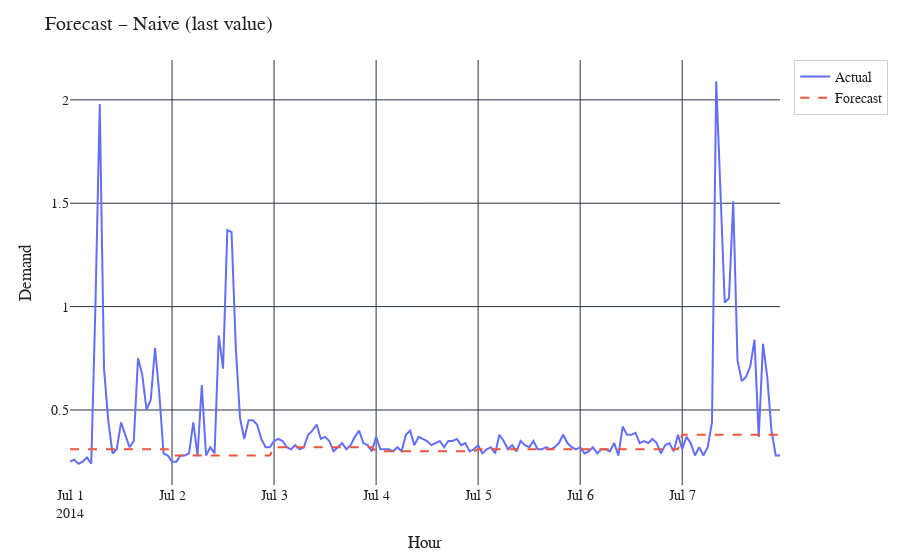
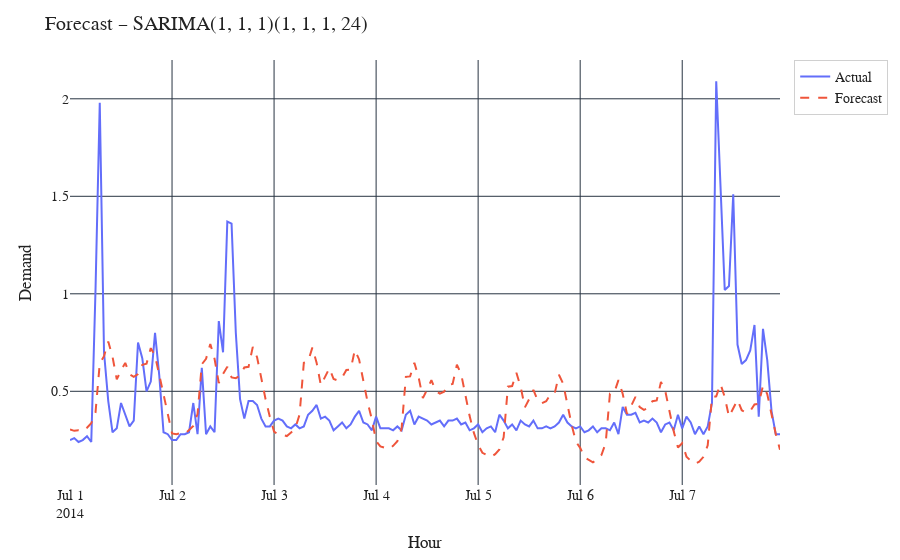
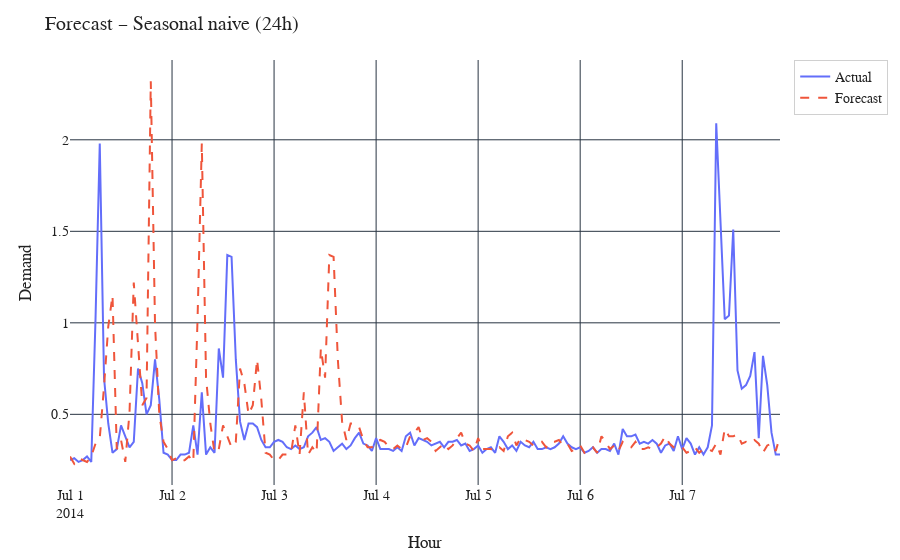
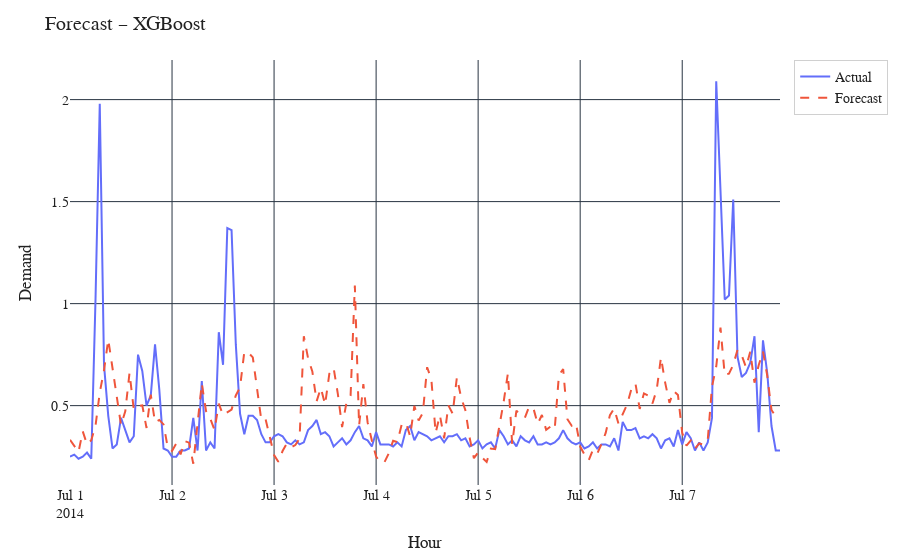

The notebook cell saved with these charts, in order:
### Markdown cell above
## Individual model forecasts

Below we plot the full 7-day forecast for each model separately. This helps compare how well each method follows the actual demand across the forecast horizon.

### Code cell
for name in metrics_models["model"]:
    df_m = all_fc[ all_fc["model"] == name ].sort_values("timestamp")
    fig = plot_forecast(
        df_m["timestamp"],
        df_m["y_true"],
        df_m["y_pred"],
        model_name=name,
        filename=f"ex9_fig_{name.replace(' ','_').replace('(','').replace(')','')}.svg"
    )
    fig.show()

### Figure 1 — Plotly figure (JSON) as saved in the notebook; plotly's stock layout.template omitted (floating-point values rounded to 4 significant figures; data arrays with more than 128 entries replaced by an {"elided": "..."} marker saying what was removed)
{"data": [{"mode": "lines", "name": "Actual", "x": {"elided": "168 str values"}, "y": {"elided": "168 float values"}, "type": "scatter"}, {"line": {"dash": "dash"}, "mode": "lines", "name": "Forecast", "x": {"elided": "168 str values"}, "y": {"elided": "168 float values"}, "type": "scatter"}], "layout": {"font": {"family": "CMU Serif, 'Times New Roman', serif", "size": 14, "color": "#222"}, "legend": {"bgcolor": "rgba(255,255,255,0.85)", "bordercolor": "#d0d0d0", "borderwidth": 1}, "margin": {"t": 60, "r": 30, "b": 50, "l": 70}, "title": {"text": "Forecast – Naive (last value)"}, "xaxis": {"title": {"text": "Hour"}}, "yaxis": {"title": {"text": "Demand"}}, "paper_bgcolor": "#ffffff", "plot_bgcolor": "#ffffff"}}

### Figure 2 — Plotly figure (JSON) as saved in the notebook; plotly's stock layout.template omitted (floating-point values rounded to 4 significant figures; data arrays with more than 128 entries replaced by an {"elided": "..."} marker saying what was removed)
{"data": [{"mode": "lines", "name": "Actual", "x": {"elided": "168 str values"}, "y": {"elided": "168 float values"}, "type": "scatter"}, {"line": {"dash": "dash"}, "mode": "lines", "name": "Forecast", "x": {"elided": "168 str values"}, "y": {"elided": "168 float values"}, "type": "scatter"}], "layout": {"font": {"family": "CMU Serif, 'Times New Roman', serif", "size": 14, "color": "#222"}, "legend": {"bgcolor": "rgba(255,255,255,0.85)", "bordercolor": "#d0d0d0", "borderwidth": 1}, "margin": {"t": 60, "r": 30, "b": 50, "l": 70}, "title": {"text": "Forecast – SARIMA(1, 1, 1)(1, 1, 1, 24)"}, "xaxis": {"title": {"text": "Hour"}}, "yaxis": {"title": {"text": "Demand"}}, "paper_bgcolor": "#ffffff", "plot_bgcolor": "#ffffff"}}

### Figure 3 — Plotly figure (JSON) as saved in the notebook; plotly's stock layout.template omitted (floating-point values rounded to 4 significant figures; data arrays with more than 128 entries replaced by an {"elided": "..."} marker saying what was removed)
{"data": [{"mode": "lines", "name": "Actual", "x": {"elided": "168 str values"}, "y": {"elided": "168 float values"}, "type": "scatter"}, {"line": {"dash": "dash"}, "mode": "lines", "name": "Forecast", "x": {"elided": "168 str values"}, "y": {"elided": "168 float values"}, "type": "scatter"}], "layout": {"font": {"family": "CMU Serif, 'Times New Roman', serif", "size": 14, "color": "#222"}, "legend": {"bgcolor": "rgba(255,255,255,0.85)", "bordercolor": "#d0d0d0", "borderwidth": 1}, "margin": {"t": 60, "r": 30, "b": 50, "l": 70}, "title": {"text": "Forecast – Seasonal naive (24h)"}, "xaxis": {"title": {"text": "Hour"}}, "yaxis": {"title": {"text": "Demand"}}, "paper_bgcolor": "#ffffff", "plot_bgcolor": "#ffffff"}}

### Figure 4 — Plotly figure (JSON) as saved in the notebook; plotly's stock layout.template omitted (floating-point values rounded to 4 significant figures; data arrays with more than 128 entries replaced by an {"elided": "..."} marker saying what was removed)
{"data": [{"mode": "lines", "name": "Actual", "x": {"elided": "168 str values"}, "y": {"elided": "168 float values"}, "type": "scatter"}, {"line": {"dash": "dash"}, "mode": "lines", "name": "Forecast", "x": {"elided": "168 str values"}, "y": {"elided": "168 float values"}, "type": "scatter"}], "layout": {"font": {"family": "CMU Serif, 'Times New Roman', serif", "size": 14, "color": "#222"}, "legend": {"bgcolor": "rgba(255,255,255,0.85)", "bordercolor": "#d0d0d0", "borderwidth": 1}, "margin": {"t": 60, "r": 30, "b": 50, "l": 70}, "title": {"text": "Forecast – XGBoost"}, "xaxis": {"title": {"text": "Hour"}}, "yaxis": {"title": {"text": "Demand"}}, "paper_bgcolor": "#ffffff", "plot_bgcolor": "#ffffff"}}
